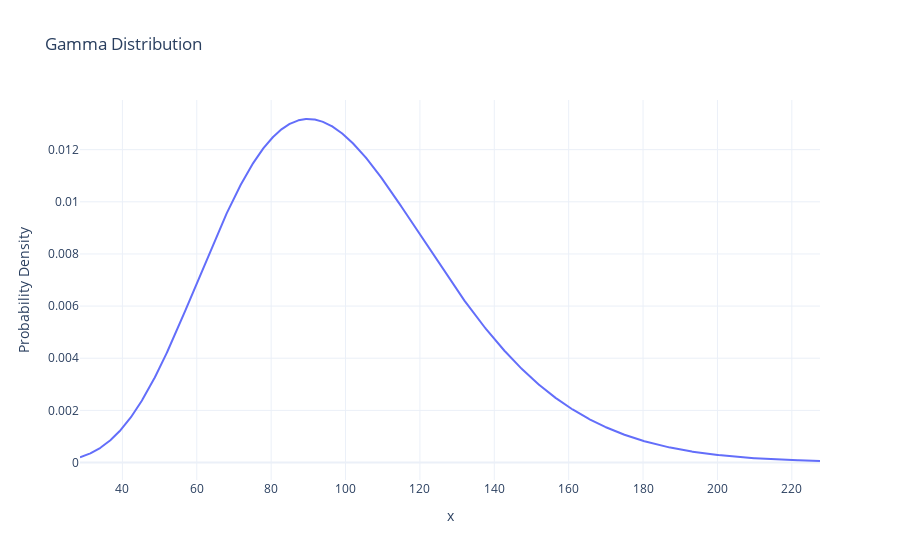

This figure's notebook cell:
### Markdown cell above
# Explore Gamma Distribution

### Code cell
methods.plot_gamma(10, 10)

### Figure 1 — Plotly figure (JSON) as saved in the notebook; plotly's stock layout.template omitted (floating-point values rounded to 4 significant figures; data arrays with more than 128 entries replaced by an {"elided": "..."} marker saying what was removed)
{"data": [{"mode": "lines", "name": "Gamma Distribution (shape=10, scale=10)", "type": "scatter", "x": {"elided": "1000 float values"}, "y": {"elided": "1000 float values"}}], "layout": {"title": {"text": "Gamma Distribution"}, "xaxis": {"title": {"text": "x"}}, "yaxis": {"title": {"text": "Probability Density"}}}}
